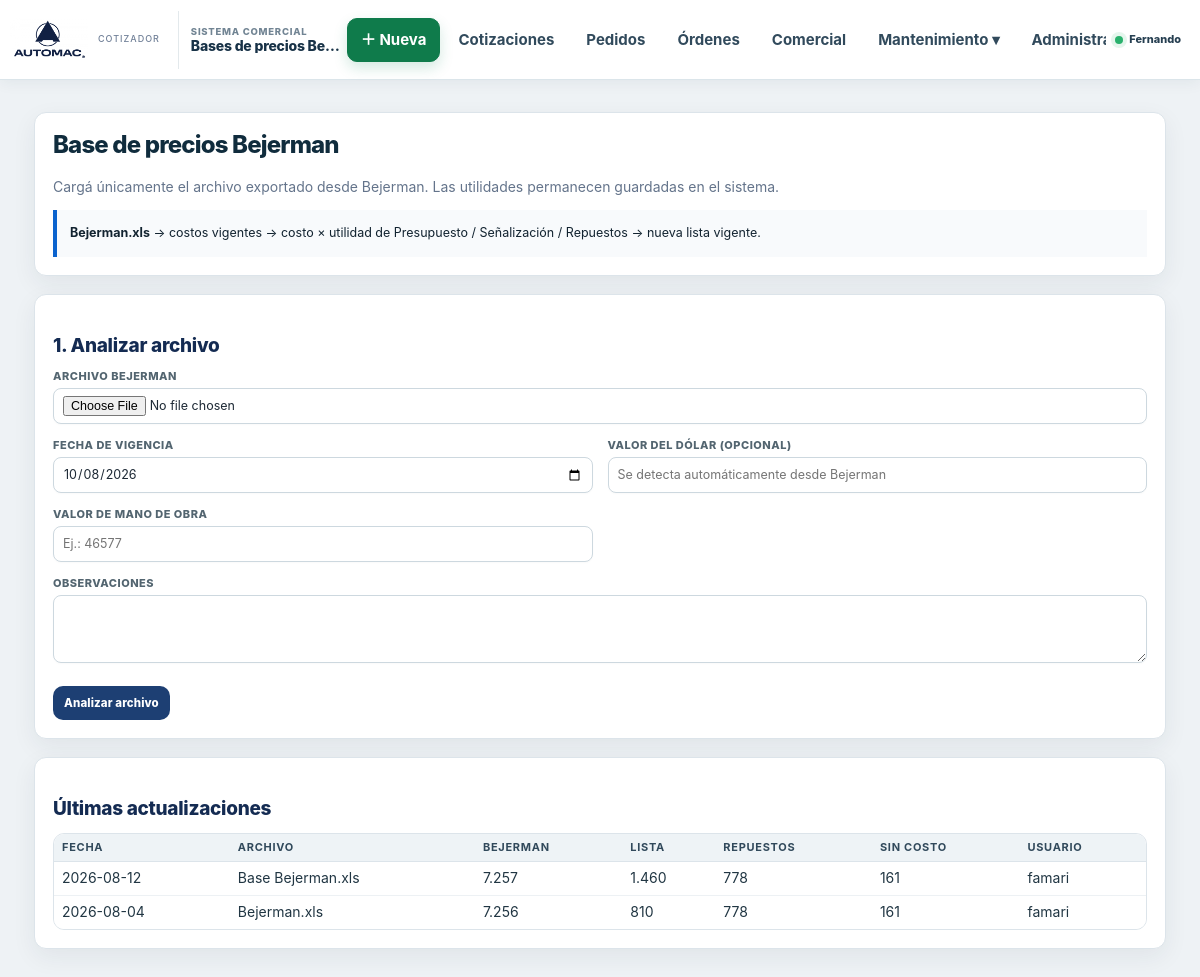
/actualizar_precios.php (signed in), run on an earlier commit of the app's database.
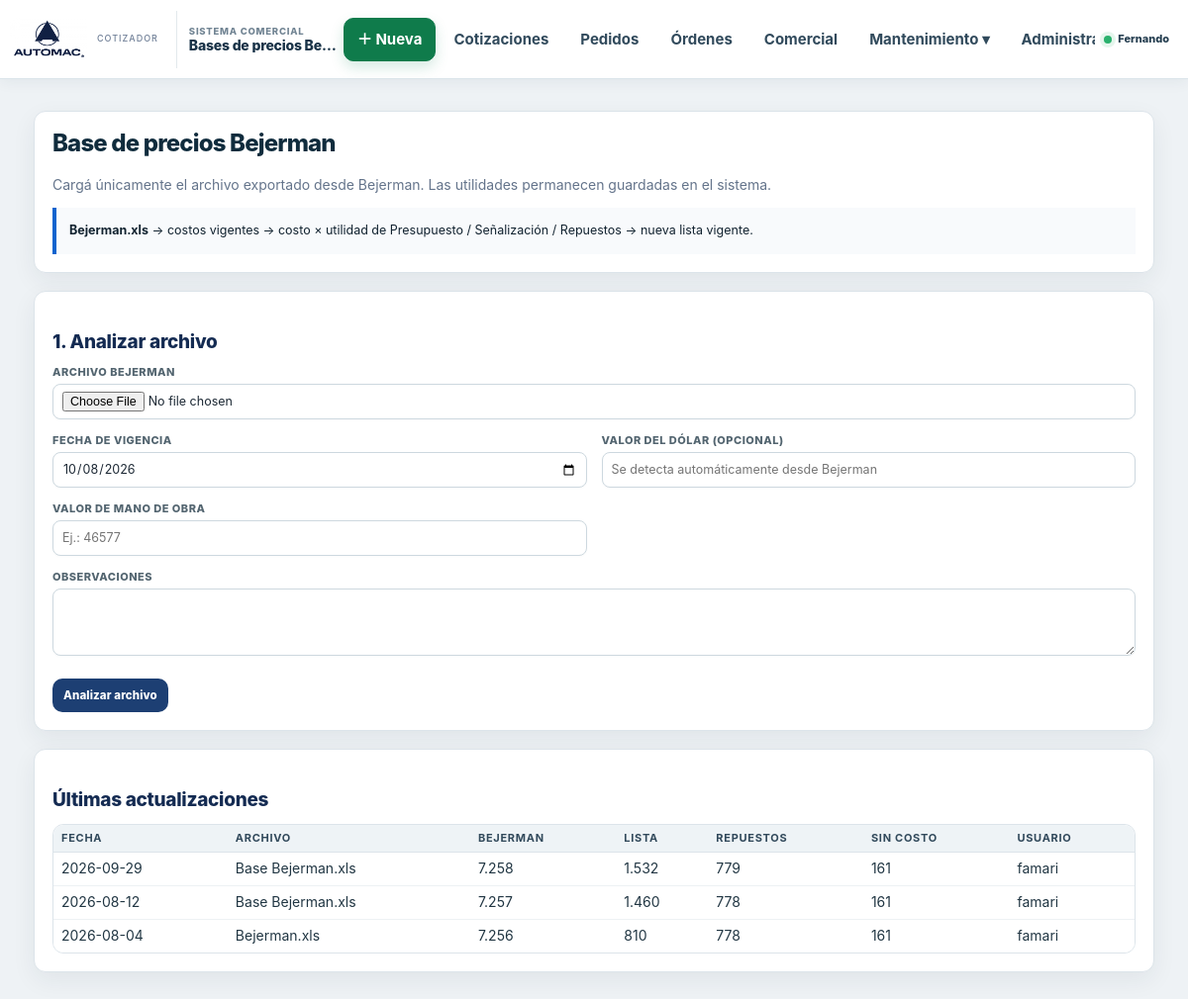
And on a later commit of the database.
### tables this page shows
CREATE TABLE `actualizaciones_precios` (
  `actualizacion_id` int(10) UNSIGNED NOT NULL,
  `bejerman_lista_id` int(11) NOT NULL,
  `fecha_vigencia` date NOT NULL,
  `archivo_origen` varchar(255) NOT NULL,
  `hash_archivo` char(64) NOT NULL,
  `usuario` varchar(150) DEFAULT NULL,
  `fecha_proceso` datetime NOT NULL DEFAULT current_timestamp(),
  `cantidad_bejerman` int(10) UNSIGNED NOT NULL DEFAULT 0,
  `cantidad_presupuesto` int(10) UNSIGNED NOT NULL DEFAULT 0,
  `cantidad_senalizacion` int(10) UNSIGNED NOT NULL DEFAULT 0,
  `cantidad_repuestos` int(10) UNSIGNED NOT NULL DEFAULT 0,
  `sin_costo_presupuesto` int(10) UNSIGNED NOT NULL DEFAULT 0,
  `sin_costo_senalizacion` int(10) UNSIGNED NOT NULL DEFAULT 0,
  `sin_costo_repuestos` int(10) UNSIGNED NOT NULL DEFAULT 0,
  `observaciones` text DEFAULT NULL
);

### auth.php (called while the page is built, shortened)
<?php
function usuarioActual(): ?array
{
    return array(
        'id' => (int)$_SESSION['usuario_id'],
        'login' => (string)($_SESSION['usuario_login'] ?? ''),
        'nombre' => (string)($_SESSION['usuario_nombre'] ?? ''),
        'rol' => (string)($_SESSION['usuario_rol'] ?? ''),
        'debe_cambiar_clave' => (string)($_SESSION['usuario_debe_cambiar_clave'] ?? 'NO')
    );
}

### actualizar_precios.php (the view, shortened to what this page needs)
<?php
require_once 'conexion.php';
require_once 'auth.php';
require_once 'repuestos_costos.php';
$conexion->set_charset('utf8mb4');
function h($v){ return htmlspecialchars((string)$v, ENT_QUOTES, 'UTF-8'); }
function tablaExistePrecio($cn,$tabla){
    $st=$cn->prepare("SELECT COUNT(*) c FROM information_schema.tables WHERE table_schema=DATABASE() AND table_name=?");
    $st->bind_param('s',$tabla); $st->execute(); $r=$st->get_result()->fetch_assoc(); $st->close();
    return (int)$r['c']>0;
}
$mensaje=''; $tipo=''; $resumen=$_SESSION['precios_resumen_analisis']??null; $resultadoFinal=null;
$faltanTablas=array();
$ultimas=array();
if(tablaExistePrecio($conexion,'actualizaciones_precios')){
    $q=$conexion->query("SELECT a.*,b.estado FROM actualizaciones_precios a LEFT JOIN bejerman_listas b ON b.bejerman_lista_id=a.bejerman_lista_id ORDER BY a.actualizacion_id DESC LIMIT 10");
    if($q) while($r=$q->fetch_assoc())$ultimas[]=$r;
}
?>
<!doctype html><html lang="es"><head><meta charset="utf-8"><meta name="viewport" content="width=device-width,initial-scale=1"><title>Actualizar precios</title>
</head><body>
<?php include 'menu.php'; ?>
<div class="wrap">
<div class="card"><h1>Base de precios Bejerman</h1><p class="muted">Cargá únicamente el archivo exportado desde Bejerman. Las utilidades permanecen guardadas en el sistema.</p>
<div class="flow"><b>Bejerman.xls</b> → costos vigentes → costo × utilidad de Presupuesto / Señalización / Repuestos → nueva lista vigente.</div></div>
<?php if(!$resumen):?>
<div class="card"><h2>1. Analizar archivo</h2><form method="post" enctype="multipart/form-data"><input type="hidden" name="csrf" value="<?=h($_SESSION['csrf_actualizar_precios'])?>"><input type="hidden" name="accion" value="analizar">
<div class="grid"><div class="full"><label>Archivo Bejerman</label><input type="file" name="archivo_bejerman" accept=".xls,.xlsx,.csv" required></div>
<div><label>Fecha de vigencia</label><input type="date" name="fecha_vigencia" value="<?=h(date('Y-m-d'))?>" required></div>
<div><label>Valor del dólar (opcional)</label><input type="text" name="valor_dolar" placeholder="Se detecta automáticamente desde Bejerman"></div>
<div><label>Valor de mano de obra</label><input type="text" name="valor_mano_obra" placeholder="Ej.: 46577"></div>
<div class="full"><label>Observaciones</label><textarea name="observaciones" rows="3"></textarea></div></div>
<div class="actions"><button class="primary" type="submit" <?=$faltanTablas?'disabled':''?>>Analizar archivo</button></div></form></div>
<?php endif;?>
<div class="card"><h2>Últimas actualizaciones</h2><table><thead><tr><th>Fecha</th><th>Archivo</th><th>Bejerman</th><th>Lista</th><th>Repuestos</th><th>Sin costo</th><th>Usuario</th></tr></thead><tbody><?php if(!$ultimas):?><tr><td colspan="7">Todavía no hay actualizaciones con el nuevo sistema.</td></tr><?php else:foreach($ultimas as $u):?><tr><td><?=h($u['fecha_vigencia'])?></td><td><?=h($u['archivo_origen'])?></td><td><?=number_format($u['cantidad_bejerman'],0,',','.')?></td><td><?=number_format($u['cantidad_presupuesto'],0,',','.')?></td><td><?=number_format($u['cantidad_repuestos'],0,',','.')?></td><td><?=number_format($u['sin_costo_presupuesto']+$u['sin_costo_senalizacion']+$u['sin_costo_repuestos'],0,',','.')?></td><td><?=h($u['usuario'])?></td></tr><?php endforeach;endif;?></tbody></table></div>
</div>
</body></html>

### menu.php (shortened to what this page needs)
<?php
$paginaMenuActual = basename((string)($_SERVER['PHP_SELF'] ?? ''));
$usuarioMenu = function_exists('usuarioActual') ? usuarioActual() : null;
$rolMenu = strtoupper(trim((string)($usuarioMenu['rol'] ?? '')));
$nombreUsuarioMenu = (string)($usuarioMenu['nombre'] ?? 'Usuario');
$gruposActivosMenu = array(
    'inicio' => array('inicio.php'),
    'cotizador' => array('index.php'),
    'cotizaciones' => array('cotizaciones.php', 'ver_cotizacion.php'),
    'visor_pdf' => array('visor_pdf.php'),
    'comercial' => array('comercial.php'),
    'pedidos' => array('pedidos.php', 'ver_pedido.php', 'editar_pedido.php', 'pedido_preintegracion.php', 'pasar_produccion.php', 'confirmar_integracion_externa.php'),
    'ordenes' => array('ordenes_fabricacion.php', 'ver_orden_fabricacion.php'),
    'clientes' => array('administrar_clientes.php'),
    'usuarios' => array('administrar_usuarios.php'),
    'plantillas' => array('administrar_plantillas.php', 'plantillas_controles.php'),
    'matriz' => array('administrar_matriz.php', 'administrar_material_hueco.php', 'exportar_matriz_calculos.php', 'limites_paradas.php'),
    'botoneras' => array('administrar_matriz_botoneras.php'),
    'senalizacion_mantenimiento' => array('mantenimiento_senalizacion.php'),
    'accesorios_mantenimiento' => array('mantenimiento_accesorios.php'),
    'mantenimiento' => array('mantenimiento.php','mantenimiento_automatizaciones.php','mantenimiento_administracion.php','diagnostico_depuracion.php'),
    'control_mantenimiento' => array('mantenimiento_control.php','mantenimiento_catalogos_control.php','administrar_matriz.php','exportar_matriz_calculos.php'),
    'catalogos_control' => array('mantenimiento_catalogos_control.php'),
    'diagnostico' => array('diagnostico_catalogos.php','diagnostico_depuracion.php'),
    'automatizaciones' => array('mantenimiento_automatizaciones.php'),
    'administracion_sistema' => array('mantenimiento_administracion.php','mantenimiento_integracion_externa.php','mantenimiento_condiciones_pago.php'),
    'precios' => array('actualizar_precios.php', 'administrar_precios.php'),
    'repuestos_mantenimiento' => array('mantenimiento_repuestos.php', 'administrar_repuestos.php'),
    'iep_mantenimiento' => array('mantenimiento_iep.php'),
    'numeracion' => array('administrar_numeracion.php'),
    'documentos' => array('administrar_documentos.php'),
    'preferencias' => array('mis_preferencias.php'),
    'clave' => array('cambiar_clave.php')
);
if (!function_exists('menuAutomacActivo')) {
    function menuAutomacActivo(string $clave, string $pagina, array $grupos): string
    {
        return in_array($pagina, $grupos[$clave] ?? array(), true) ? ' activo' : '';
    }
}
$titulosPaginaMenu = array(
    'inicio.php' => 'Nueva cotización',
    'index.php' => 'Cotizador de ascensores',
    'cotizaciones.php' => 'Cotizaciones',
    'visor_pdf.php' => 'Visor PDF',
    'comercial.php' => 'Panel comercial',
    'ver_cotizacion.php' => 'Detalle de cotización',
    'pedidos.php' => 'Pedidos',
    'pedido_preintegracion.php' => 'Integración externa · Pedido',
    'ver_pedido.php' => 'Detalle de pedido',
    'editar_pedido.php' => 'Modificar pedido',
    'ordenes_fabricacion.php' => 'Órdenes de fabricación',
    'ver_orden_fabricacion.php' => 'Orden de fabricación',
    'administrar_clientes.php' => 'Clientes',
    'administrar_usuarios.php' => 'Usuarios',
    'administrar_plantillas.php' => 'Plantillas',
    'mantenimiento.php' => 'Mantenimiento',
    'mantenimiento_control.php' => 'Matrices de Control',
    'mantenimiento_iep.php' => 'Matrices de IEP',
    'administrar_matriz.php' => 'Cálculos de Control',
    'administrar_material_hueco.php' => 'Material de hueco',
    'limites_paradas.php' => 'Límites de paradas',
    'administrar_matriz_botoneras.php' => 'Matriz de botoneras',
    'mantenimiento_senalizacion.php' => 'Mantenimiento de señalización',
    'mantenimiento_accesorios.php' => 'Mantenimiento de accesorios',
    'mantenimiento_catalogos_control.php' => 'Configuración de Control',
    'diagnostico_catalogos.php' => 'Diagnóstico de integridad',
    'diagnostico_depuracion.php' => 'Depuración del sistema',
    'mantenimiento_automatizaciones.php' => 'Relaciones y Automatizaciones',
    'mantenimiento_administracion.php' => 'Administración del Sistema',
    'mantenimiento_integracion_externa.php' => 'Integración externa',
    'mantenimiento_condiciones_pago.php' => 'Condiciones de pago',
    'pasar_produccion.php' => 'Paso a Producción',
    'confirmar_integracion_externa.php' => 'Paso a Producción',
    'actualizar_precios.php' => 'Bases de precios Bejerman',
    'mantenimiento_repuestos.php' => 'Repuestos',
    'administrar_numeracion.php' => 'Numeración de documentos',
    'administrar_documentos.php' => 'Archivo de documentos',
    'mis_preferencias.php' => 'Mis preferencias',
    'cambiar_clave.php' => 'Mi contraseña'
);
$tituloPaginaMenu = $titulosPaginaMenu[$paginaMenuActual] ?? 'Cotizador Automac';
$puedeComercial = in_array($rolMenu, array('ADMINISTRADOR', 'COMERCIAL'), true);
$puedeOrdenes = in_array($rolMenu, array('ADMINISTRADOR', 'TECNICO', 'COMERCIAL'), true);
$esAdministradorMenu = $rolMenu === 'ADMINISTRADOR';
$destinoMarcaMenu = $puedeComercial ? 'index.php?nueva=1' : ($puedeOrdenes ? 'ordenes_fabricacion.php' : 'cambiar_clave.php');
?>
<link rel="stylesheet" href="automac-ui.css?v=20260920-v528">
<link rel="stylesheet" href="cotizador-v15.css?v=20260921-v150">
<div class="automac-shell" data-automac-shell>
    <header class="automac-topbar automac-topnav">
        <a class="automac-top-brand automac-top-brand-logo" href="<?= htmlspecialchars($destinoMarcaMenu, ENT_QUOTES, 'UTF-8') ?>"><img src="assets/automac-logo-dark.png" alt="AUTOMAC"><span>Cotizador</span></a>
        <div class="automac-topbar-title"><small>Sistema comercial</small><strong><?= htmlspecialchars($tituloPaginaMenu, ENT_QUOTES, 'UTF-8') ?></strong></div>
        <nav class="automac-desktop-nav" aria-label="Navegación principal">
            <?php if ($puedeComercial): ?>
                <a class="automac-top-link nueva" href="index.php?nueva=1">＋ Nueva</a>
                <a class="automac-top-link<?= menuAutomacActivo('cotizaciones', $paginaMenuActual, $gruposActivosMenu) ?>" href="cotizaciones.php">Cotizaciones</a>
                <a class="automac-top-link<?= menuAutomacActivo('pedidos', $paginaMenuActual, $gruposActivosMenu) ?>" href="pedidos.php">Pedidos</a>
            <?php endif; ?>
            <?php if ($puedeOrdenes): ?><a class="automac-top-link<?= menuAutomacActivo('ordenes', $paginaMenuActual, $gruposActivosMenu) ?>" href="ordenes_fabricacion.php">Órdenes</a><?php endif; ?>
            <?php if ($puedeComercial): ?><a class="automac-top-link<?= menuAutomacActivo('comercial', $paginaMenuActual, $gruposActivosMenu) ?>" href="comercial.php">Comercial</a><?php endif; ?>
            <?php if ($puedeComercial || $esAdministradorMenu): ?>
            <details class="automac-nav-menu" name="automac-topmenu">
                <summary>Mantenimiento ▾</summary>
            </details>
            <?php endif; ?>
            <?php if ($esAdministradorMenu): ?>
            <details class="automac-nav-menu" name="automac-topmenu">
                <summary>Administración ▾</summary>
            </details>
            <?php endif; ?>
        </nav>
        <div class="automac-top-actions">
            <details class="automac-user-topmenu" name="automac-topmenu">
                <summary><span class="automac-status-dot"></span><strong><?= htmlspecialchars($nombreUsuarioMenu, ENT_QUOTES, 'UTF-8') ?></strong></summary>
            </details>
        </div>
    </header>
</div>

### cotizador-v15.css (style rules this page uses)
html { --v15-top:80px!important; --v15-nav:68px!important; }

### actualizar_precios.php (style rules this page uses)
body { font-family:Arial,sans-serif;margin:0;background:#eef1f4;color:#1f2937 }
.wrap { max-width:1180px;margin:24px auto;padding:0 18px }
.card { background:#fff;border:1px solid #d8dee6;border-radius:10px;padding:22px;margin-bottom:18px;box-shadow:0 2px 10px rgba(0,0,0,.04) }
h1 { margin:0 0 8px;font-size:27px }
h2 { font-size:20px;margin-top:0 }
.muted { color:#64748b }
.grid { display:grid;grid-template-columns:repeat(2,minmax(0,1fr));gap:15px }
.full { grid-column:1/-1 }
label { display:block;font-weight:700;margin-bottom:6px }
input,textarea { box-sizing:border-box;width:100%;padding:10px;border:1px solid #b8c2cf;border-radius:6px;background:#fff }
button { padding:11px 17px;border:0;border-radius:6px;font-weight:700;cursor:pointer }
.primary { background:#0b63ce;color:white }
table { width:100%;border-collapse:collapse;font-size:14px }
th,td { text-align:left;padding:9px;border-bottom:1px solid #e5e7eb }
th { background:#f6f8fa }
.actions { display:flex;gap:10px;margin-top:18px }
.flow { background:#f8fafc;padding:13px;border-left:4px solid #0b63ce;line-height:1.65 }

What changed in the data, as far as the page shows it:
added actualizaciones_precios: fecha_vigencia "2026-09-29", archivo_origen "Base Bejerman.xls", cantidad_bejerman "7.258", cantidad_presupuesto "1.532", cantidad_repuestos "779", sin_costo_presupuesto+sin_costo_senalizacion+sin_costo_repuestos "161", usuario "famari"
